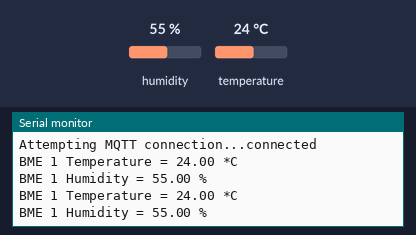
This sketch was run on a simulated ESP32. On the bench: the last lines printed to the serial monitor. The inputs (shaded band) are chosen by the test bench; at power-on: humidity 55 %, temperature 24 °C. WiFi joins after 1.5 s; servers stay silent unless stated; no MQTT or app messages arrive unless stated.

Above: at 9.7 s.
9.8 s: humidity set to 22 %
At 11.1 s:
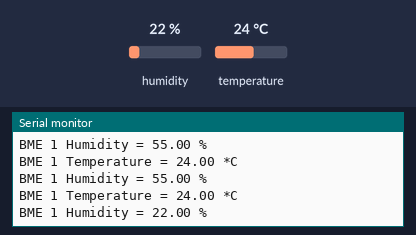
11.3 s: temperature set to 12 °C
At 12.4 s:
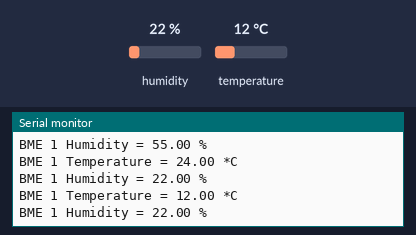
12.8 s: humidity set to 40 %
At 14.4 s:
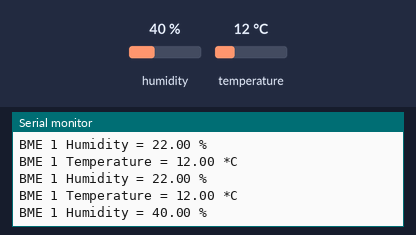
Timing chart, 0 to 15.9 s (numbered marks = the images above; inputs shaded):
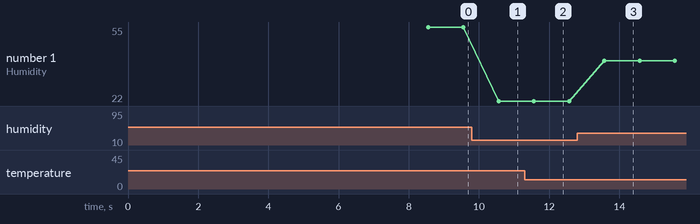

The sketch:

ESP_MQTT.ino
```cpp
#include <Adafruit_BME280.h>
#include <WiFi.h>

const char* ssid     = "Rasp"; // ESP32 and ESP8266 uses 2.4GHZ wifi only
const char* password = "WeetIkVeel";

//MQTT Setup Start
#include <PubSubClient.h>
#define mqtt_server "192.168.59.1"
WiFiClient espClient;
PubSubClient client(espClient);
#define mqttTemp "temp"
#define mqttHum "hum"
//MQTT Setup End

Adafruit_BME280 bme; // I2C

float temp, hum;

void setup() {
  Serial.begin(115200);
  Serial.println();

  // begin Wifi connect
  Serial.print("Connecting to ");
  Serial.println(ssid);
  WiFi.mode(WIFI_STA);
  WiFi.disconnect();
  delay(2000);
  WiFi.begin(ssid, password);

  while (WiFi.status() != WL_CONNECTED) {
    delay(500);
    Serial.print(".");
  }

  Serial.println("");
  Serial.println("WiFi connected");
  Serial.println("IP address: ");
  Serial.println(WiFi.localIP());
  //end Wifi connect

  client.setServer(mqtt_server, 1883);

  delay(5000);
  unsigned status;
  status = bme.begin(0x76);
    if (!status) {
        Serial.println("Could not find a valid BME280 sensor, check wiring, address, sensor ID!");
        Serial.print("SensorID was: 0x"); Serial.println(bme.sensorID(),16);
        Serial.print("        ID of 0xFF probably means a bad address, a BMP 180 or BMP 085\n");
        Serial.print("   ID of 0x56-0x58 represents a BMP 280,\n");
        Serial.print("        ID of 0x60 represents a BME 280.\n");
        Serial.print("        ID of 0x61 represents a BME 680.\n");
        while (1);
    }
}

void getValues() {

  temp = bme.readTemperature();
  hum = bme.readHumidity();

  Serial.print("BME 1 Temperature = ");
  Serial.print(temp);
  Serial.println(" *C");

  Serial.print("BME 1 Humidity = ");
  Serial.print(hum);
  Serial.println(" %");

  Serial.println();

}

void reconnect() {
  // Loop until we're reconnected
  int counter = 0;
  while (!client.connected()) {
    if (counter==5){
      ESP.restart();
    }
    counter+=1;
    Serial.print("Attempting MQTT connection...");
    // Attempt to connect

    if (client.connect("ESP")) {
      Serial.println("connected");
    } else {
      Serial.print("failed, rc=");
      Serial.print(client.state());
      Serial.println(" try again in 5 seconds");
      // Wait 5 seconds before retrying
      delay(5000);
    }
  }
}


void loop() {
  if (!client.connected()){
    reconnect();
  }
  getValues();

  client.publish(mqttTemp, String(temp).c_str(),true);
  client.publish(mqttHum, String(hum).c_str(),true);


  delay(1000);
}
```

Measured:
- after the input at 9.8 s, the serial monitor: prints a new line after 0.76 s (image 1)
- after the input at 11.3 s, the serial monitor: prints a new line after 0.27 s (image 2)
- after the input at 12.8 s, the serial monitor: prints a new line after 0.77 s (image 3)
- plotted number 1: 55 → 22 after the input at 9.8 s, 22 → 40 after the input at 12.8 s
